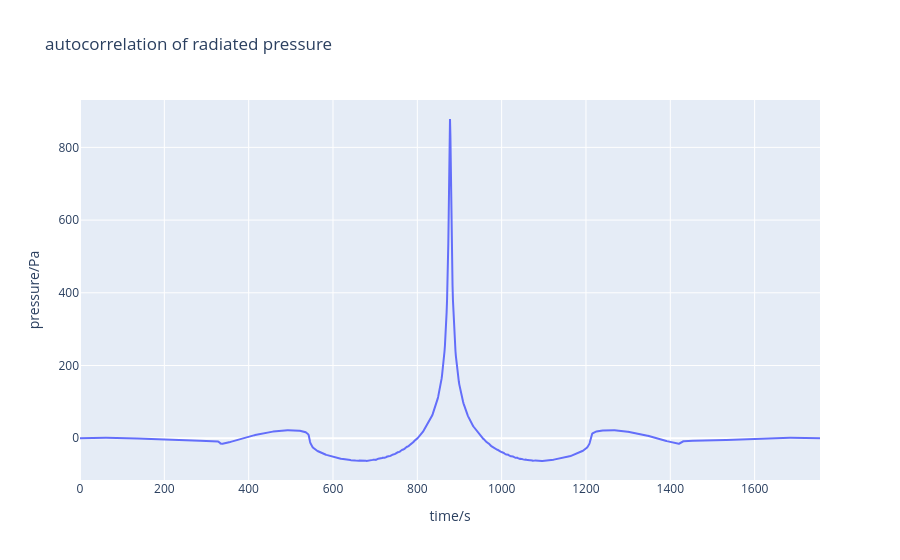

Notebook cell for this chart:
### Code cell
pressure_trimmed, t_trimmed = trim_data(
    pressure, BD_obj.time, [4.6e-6, 5.4e-6], return_time=True
)
pressure_trimmed = preprocess(pressure_trimmed)
pressure_autocor = sp.correlate(
    pressure_trimmed, pressure_trimmed, mode="full", method="auto"
)

fig = go.Figure()
fig.add_trace(
    go.Scatter(
        x=np.linspace(0,len(pressure_autocor),len(pressure_autocor)), 
        y=pressure_autocor, 
        mode="lines"
    )
)
fig.update_layout(
    title="autocorrelation of radiated pressure",
    xaxis_title="time/s",
    yaxis_title="pressure/Pa"
)
fig.show()

plt.figure()
plt.plot(t_trimmed, pressure_trimmed)
plt.title("trimmed radiated pressure")
plt.xlabel("time/s")
plt.ylabel("pressure/Pa")
plt.show()

### Figure 1 — Plotly figure (JSON) as saved in the notebook; plotly's stock layout.template omitted (floating-point values rounded to 4 significant figures; data arrays with more than 128 entries replaced by an {"elided": "..."} marker saying what was removed)
{"data": [{"mode": "lines", "type": "scatter", "x": {"elided": "1755 float values"}, "y": {"elided": "1755 float values"}}], "layout": {"title": {"text": "autocorrelation of radiated pressure"}, "xaxis": {"title": {"text": "time/s"}}, "yaxis": {"title": {"text": "pressure/Pa"}}}}
